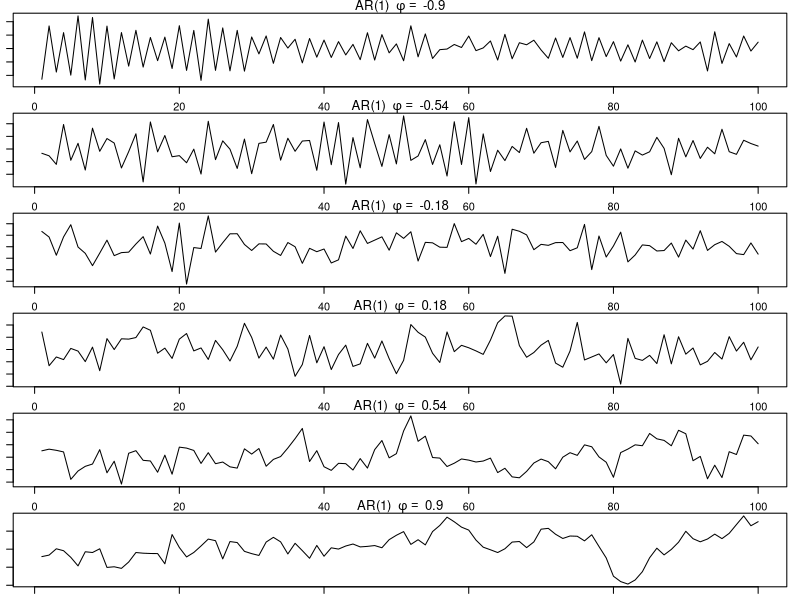
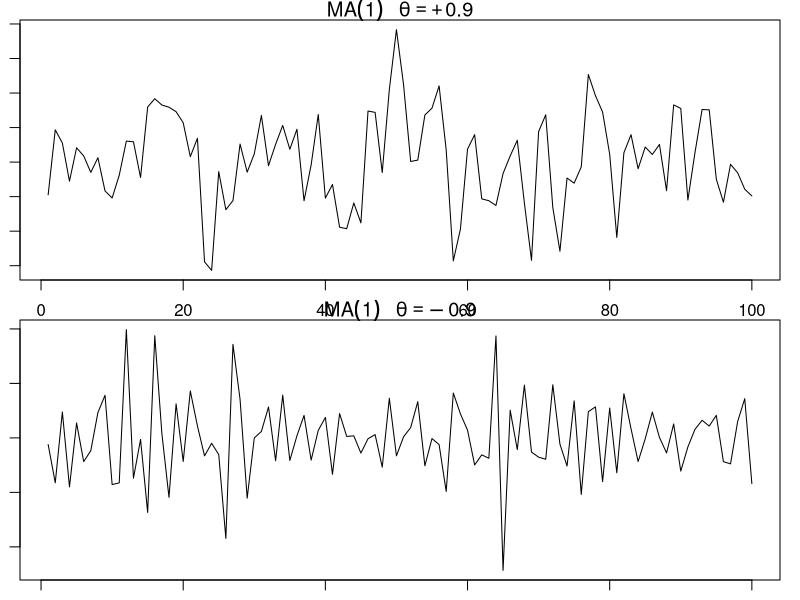

Recreate these plots in R, in order.
# Arima Models chapter 3 on Time series analysis and applications

dev.new()
n = 6
par(mfrow=c(n,1), mar=c(1,1,1,1))
ars = seq(from=-.9, to=.9, length.out = n)
for (i in 1:n) {
  plot( arima.sim(list(order=c(1,0,0), ar=ars[i]), n =100), ylab="X", main=(bquote("AR(1) "~phi==~.(ars[i]))))
}

# As per docs order refers to:
# A specification of the non-seasonal part of the ARIMA model: 
# the three integer components (p, d, q) are the AR order, the degree of differencing, and the MA order.
par(mfrow=c(2,1))
plot( arima.sim(list(order=c(0,0,1), ma=.9), n =100), ylab="X", main= expression(MA(1)~~~theta==+.9) )
plot( arima.sim(list(order=c(0,0,1), ma=-.9), n =100), ylab="X", main= expression(MA(1)~~~theta==-.9) )



